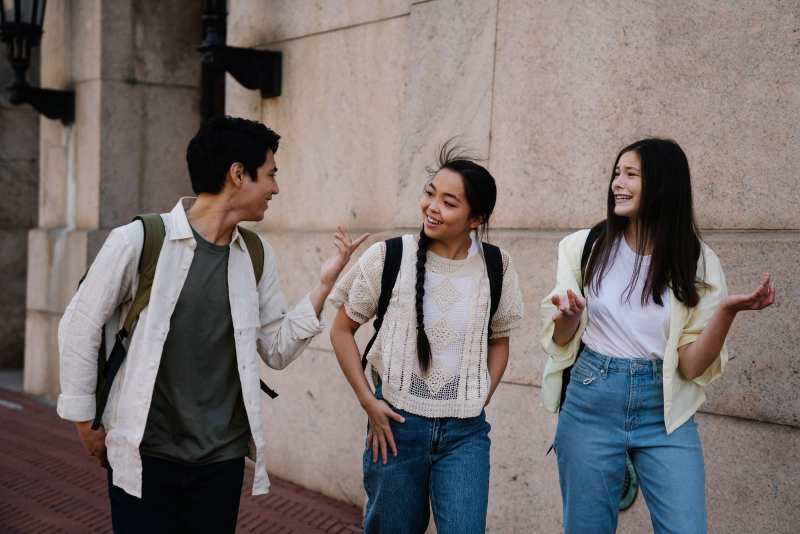
#> input picture media/production/artifacts/source.jpg, 1600 x 1067 px (shown at 1/2 size)
$ python -i duplicates.py   (imports and definitions only)
#> lines starting #> are read from the running program, lines starting #| are printed output that depends on the picture; after the words box and inside, x2 and y2 are one past the last pixel; in counts of white or black regions, pixels touching at a corner belong together
"""Bounded, local similarity suggestions. Scores are heuristics, never identity probabilities.

Only the newest 500 eligible records are compared, within category; timestamps
use the store's ISO format, with stable IDs breaking ties. No merge is performed.
Signatures are small derived image features, and never contain paths or pixels.
"""

from __future__ import annotations

import colorsys
import hashlib
import heapq
import json
import math
import unicodedata
import warnings
from collections import defaultdict, deque
from itertools import combinations
from pathlib import Path

from PIL import Image, ImageOps, ImageStat


MAX_ITEMS = 500
MAX_SUGGESTIONS = 100
MAX_PER_ITEM = 3
MAX_IMAGE_PIXELS = 24_000_000
MAX_IMAGE_BYTES = 32 * 1024 * 1024
THUMBNAIL_SIZE = 96
COLOR_BINS = 15
CATEGORIES = {"top", "bottom", "dress", "outerwear", "onesie", "sleepwear", "shoes", "accessory"}
# Chinese aliases are data, not UI copy: saved records and model output may use either language.
UNKNOWN = {"", "unknown", "none", "null", "na", "不明", "未知", "無", "無法判斷"}
COLOR_ALIASES = {
    "blue": ("藍", "藍色", "深藍", "淺藍", "navy", "navy blue", "dark blue", "light blue", "denim blue"),
    "red": ("紅", "紅色", "酒紅", "burgundy", "dark red"),
    "green": ("綠", "綠色", "深綠", "淺綠", "olive", "dark green", "light green"),
    "yellow": ("黃", "黃色"),
    "orange": ("橘", "橘色", "橙色"),
    "purple": ("紫", "紫色", "violet", "lavender"),
    "pink": ("粉", "粉色", "粉紅", "粉紅色"),
    "brown": ("棕", "棕色", "咖啡", "咖啡色"),
    "beige": ("米", "米色", "卡其", "卡其色", "khaki", "tan"),
    "white": ("白", "白色", "米白", "米白色", "cream", "off white", "off-white", "ivory"),
    "black": ("黑", "黑色"),
    "gray": ("灰", "灰色", "grey", "charcoal"),
    "multicolor": ("多色", "彩色", "multicolored", "multicolour"),
}
PATTERN_ALIASES = {
    "solid": ("plain", "素色", "純色", "無圖案"),
    "striped": ("stripe", "stripes", "條紋", "條纹"),
    "plaid": ("check", "checked", "checkered", "格紋", "格子"),
    "floral": ("flowers", "花朵", "花卉", "碎花"),
    "polkadot": ("polka dots", "polka dot", "dots", "圓點", "點點"),
    "graphic": ("print", "printed", "印花", "圖案"),
}
SUBTYPE_ALIASES = {
    "tshirt": ("t shirt", "tee", "tee shirt", "T恤", "短袖T恤"),
    "shirt": ("襯衫", "button shirt", "button down"),
    "jeans": ("牛仔褲", "denim pants"),
    "trousers": ("pants", "長褲"),
    "shorts": ("短褲",),
    "sweater": ("毛衣", "針織衫"),
    "jacket": ("夾克",),
    "dress": ("洋裝", "連身裙"),
    "skirt": ("裙子", "短裙"),
}


def _word(value) -> str:
    if not isinstance(value, str) or len(value) > 200:
        return ""
    normalized = unicodedata.normalize("NFKC", value).casefold()
    word = "".join(char for char in normalized if char.isalnum())
    return "" if word in UNKNOWN else word


def _aliases(values):
    return {_word(alias): key for key, aliases in values.items() for alias in (key, *aliases)}


COLORS, PATTERNS, SUBTYPES = map(_aliases, (COLOR_ALIASES, PATTERN_ALIASES, SUBTYPE_ALIASES))


def _pixels(image):
    # Pillow 11 compatibility; newer Pillow deprecates getdata().
    flattened = getattr(image, "get_flattened_data", None)
    return flattened() if flattened is not None else image.getdata()


def _foreground(image: Image.Image) -> Image.Image:
    """Remove transparent pixels and border-connected light neutral backgrounds."""
    width, height = image.size
    pixels = list(_pixels(image))
    border = set(range(width)) | set(range((height - 1) * width, width * height))
    border.update(y * width + x for y in range(height) for x in (0, width - 1))
    opaque_border = [pixels[i][:3] for i in border if pixels[i][3] >= 32]
    light = [rgb for rgb in opaque_border if min(rgb) >= 180 and max(rgb) - min(rgb) <= 30]
    background = None
    if light and len(light) >= max(1, len(opaque_border) * 0.5):
        background = tuple(sorted(rgb[channel] for rgb in light)[len(light) // 2] for channel in range(3))

    def removable(index):
        r, g, b, alpha = pixels[index]
        return alpha < 32 or (
            background is not None
            and max(abs(value - base) for value, base in zip((r, g, b), background)) <= 28
            and max(r, g, b) - min(r, g, b) <= 40
        )

    removed = {i for i in border if removable(i)}
    pending = deque(sorted(removed))
    while pending:
        index = pending.popleft()
        x, y = index % width, index // width
        for nx, ny in ((x - 1, y), (x + 1, y), (x, y - 1), (x, y + 1)):
            neighbor = ny * width + nx
            if 0 <= nx < width and 0 <= ny < height and neighbor not in removed and removable(neighbor):
                removed.add(neighbor)
                pending.append(neighbor)
    mask = Image.new("L", image.size)
    mask.putdata([255 if i not in removed and pixel[3] >= 32 else 0 for i, pixel in enumerate(pixels)])
    return mask


def visual_signature(path: Path) -> dict:
    """Return a JSON-safe signature, or {} for unreadable, oversized or blank media.

    Decoding is limited to 32 MiB / 24 megapixels and feature work to 96 x 96.
    EXIF orientation is honored. White padding and transparent pixels do not
    contribute to the foreground histogram or determine the normalized crop.
    """
#> called with path = '../media/production/artifacts/source.jpg'
    try:
        path = Path(path)
        if not path.is_file() or not 0 < path.stat().st_size <= MAX_IMAGE_BYTES:
            return {}
        with warnings.catch_warnings():
            warnings.simplefilter("error", Image.DecompressionBombWarning)
            with Image.open(path) as source:
#> source is the input picture: PIL image 1600x1067 RGB; mean R, G, B 120.6, 111.6, 110.2
                if source.format not in {"JPEG", "PNG", "WEBP", "BMP", "GIF", "TIFF"}:
                    return {}
                if min(source.size) < 8 or source.width * source.height > MAX_IMAGE_PIXELS:
                    return {}
                source.load()
                image = ImageOps.exif_transpose(source).convert("RGBA")
                image.thumbnail((THUMBNAIL_SIZE, THUMBNAIL_SIZE), Image.Resampling.LANCZOS)
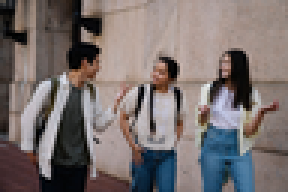
#> image: PIL image 96x64 RGBA (shown 3 times larger); mean R, G, B, A 120.7, 111.6, 110.3, 255
        mask = _foreground(image)
#> in _foreground, `pixels = list(_pixels(image))`: pixels = 6144 items, first 6: (77, 72, 67, 255), (86, 80, 72, 255), (27, 30, 33, 255), (54, 55, 59, 255), (22, 25, 29, 255), (83, 75, 71, 255)
#> in _foreground, `opaque_border = [pixels[i][:3] for i in border if pixels[i][3] >= 32]`: opaque_border = 316 items, first 6: (77, 72, 67), (86, 80, 72), (27, 30, 33), (54, 55, 59), (22, 25, 29), (83, 75, 71)
#> in _foreground, `light = [rgb for rgb in opaque_border if min(rgb) >= 180 and max(rgb) ..`: light = []
#> in removable, `r, g, b, alpha = pixels[index]`: r = 77; g = 72; b = 67; alpha = 255
#> in _foreground, `removed = {i for i in border if removable(i)}`: removed = 0 items
#> in _foreground, `mask = Image.new("L", image.size)`: mask: PIL image 96x64 L; every value is 0
#> in _foreground, `mask.putdata([255 if i not in removed and pixel[3] >= 32 else 0 for i,..`: mask: PIL image 96x64 L; every value is 255
        bbox = mask.getbbox()
#> bbox = (0, 0, 96, 64)
        if bbox is None or sum(value > 0 for value in _pixels(mask)) < 32:
            return {}
        image, mask = image.crop(bbox).convert("RGB"), mask.crop(bbox)
#> image: PIL image 96x64 RGB
        colors = [0.0] * COLOR_BINS
        count = 0
        for rgb, selected in zip(_pixels(image), _pixels(mask)):
            if not selected:
                continue
            hue, saturation, value = colorsys.rgb_to_hsv(*(channel / 255 for channel in rgb))
            if saturation < 0.15 or value < 0.12:
                colors[12 if value < 0.25 else 13 if value < 0.8 else 14] += 1
            else:
                position = hue * 12
                base, fraction = int(position) % 12, position % 1
                colors[base] += 1 - fraction
                colors[(base + 1) % 12] += fraction
            count += 1
#> this loop made 6144 passes
#> (rgb, hue, saturation, value, position, base, fraction) on passes 2, 3, 7, 8, 9, 10, 11, 12, 13, 16, 17, 18: ((86, 80, 72), 0.0952, 0.163, 0.337, 1.14, 1, 0.143), ((27, 30, 33), 0.583, 0.182, 0.129, 7, 7, 0), ((137, 117, 105), 0.0625, 0.234, 0.537, 0.75, 0, 0.75), ((106, 90, 80), 0.0641, 0.245, 0.416, 0.769, 0, 0.769), ((77, 67, 59), 0.0741, 0.234, 0.302, 0.889, 0, 0.889), ((103, 92, 85), 0.0648, 0.175, 0.404, 0.778, 0, 0.778), ((132, 116, 106), 0.0641, 0.197, 0.518, 0.769, 0, 0.769), ((145, 127, 115), 0.0667, 0.207, 0.569, 0.8, 0, 0.8), ((91, 80, 72), 0.0702, 0.209, 0.357, 0.842, 0, 0.842), ((78, 68, 61), 0.0686, 0.218, 0.306, 0.824, 0, 0.824), ((45, 37, 33), 0.0556, 0.267, 0.176, 0.667, 0, 0.667), ((60, 49, 45), 0.0444, 0.25, 0.235, 0.533, 0, 0.533)
#> (hue, saturation, value, position, base, fraction) on passes 61, 65, 86: (0.0517, 0.17, 0.671, 0.621, 0, 0.621), (0.037, 0.155, 0.682, 0.444, 0, 0.444), (0.0533, 0.155, 0.631, 0.64, 0, 0.64)
#> after the loop, colors = [874.6, 1238.9, 25.7, 1.27, 0, 0.489, 64.65, 439.3, 20.9, 4.79, 1.67, 44.63, 718, 2631, 78]; count = 6144
        composite = Image.new("RGB", image.size, "white")
#> composite: PIL image 96x64 RGB; every value is 255
        composite.paste(image, mask=mask)
        canonical = Image.new("L", (64, 64), 255)
#> canonical: PIL image 64x64 L; every value is 255
        scaled = ImageOps.contain(composite.convert("L"), (60, 60), Image.Resampling.LANCZOS)
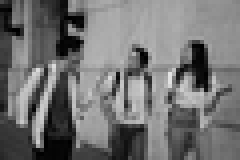
#> scaled: PIL image 60x40 L (shown 4 times larger); min 0, max 228, mean 114.2
        offset = ((64 - scaled.width) // 2, (64 - scaled.height) // 2)
#> offset = (2, 12)
        canonical.paste(scaled, offset)
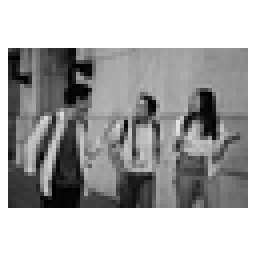
#> canonical: PIL image 64x64 L (shown 4 times larger); min 0, max 255, mean 172.5
        gray = list(_pixels(ImageOps.autocontrast(canonical).resize((9, 8), Image.Resampling.LANCZOS)))
#> gray = 72 values, max 255 at index 0, min 24 at index 20, mean 169
        dhash = sum(
            (gray[y * 9 + x] > gray[y * 9 + x + 1]) << (y * 8 + x) for y in range(8) for x in range(8)
        )
#> dhash = 30165562603815680
        outline = Image.new("L", (64, 64), 0)
#> outline: PIL image 64x64 L; every value is 0
        outline.paste(mask.resize(scaled.size, Image.Resampling.NEAREST), offset)
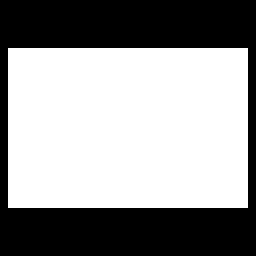
#> outline: PIL image 64x64 L (shown 4 times larger); 58.6% white; 1 black region, box (x1, y1, x2, y2) and area: (0, 0, 64, 64) 1696
        shape = sum(
            (value >= 128) << i
            for i, value in enumerate(_pixels(outline.resize((8, 8), Image.Resampling.BOX)))
        )
#> shape = 35747322042220032
        fill = count / (image.width * image.height)
#> fill = 1
        structure = fill < 0.94 or ImageStat.Stat(image.convert("L"), mask).stddev[0] >= 8
#> structure = True
        return {
            "version": 1,
            "dhash": f"{dhash:016x}",
            "shape": f"{shape:016x}",
            "colors": [round(value / count, 6) for value in colors],
            "aspect": round(image.width / image.height, 6),
            "structure": structure,
        }
    except (
        OSError,
        ValueError,
        TypeError,
        SyntaxError,
        OverflowError,
        Image.DecompressionBombError,
        Image.DecompressionBombWarning,
    ):
        return {}


# [188 lines left out: functions _signature, _item, _similarity, suggest_duplicates, not called in this run]

>>> result = visual_signature('../media/production/artifacts/source.jpg')
#> result = {'version': 1, 'dhash': '006b2b6b5b734300', 'shape': '007effffffff7e00', 'colors': [0.142, 0.202, 0.00418, 0.000207, 0, 8e-05, 0.0105, 0.0715, 0.0034, 0.000779, 0.000271, 0.00726, 0.117, 0.428, 0.0127], 'aspect': 1.5, 'structure': True}
